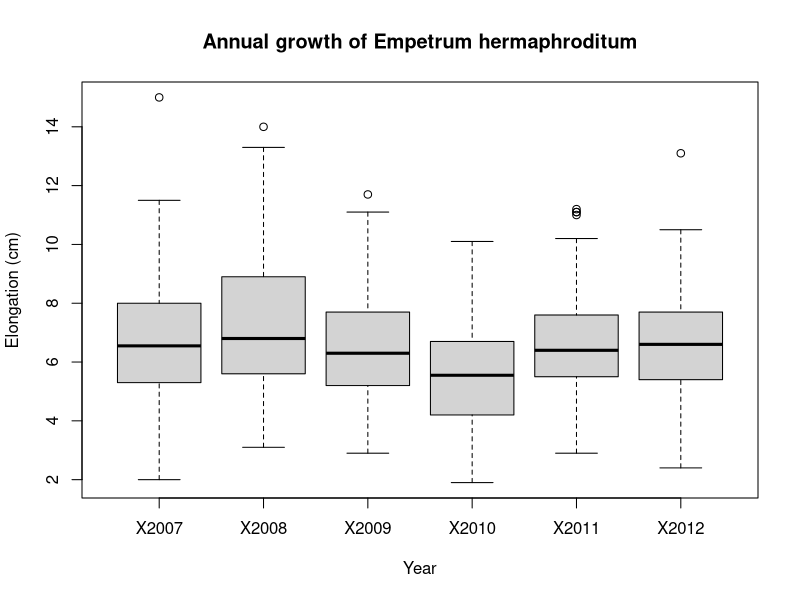
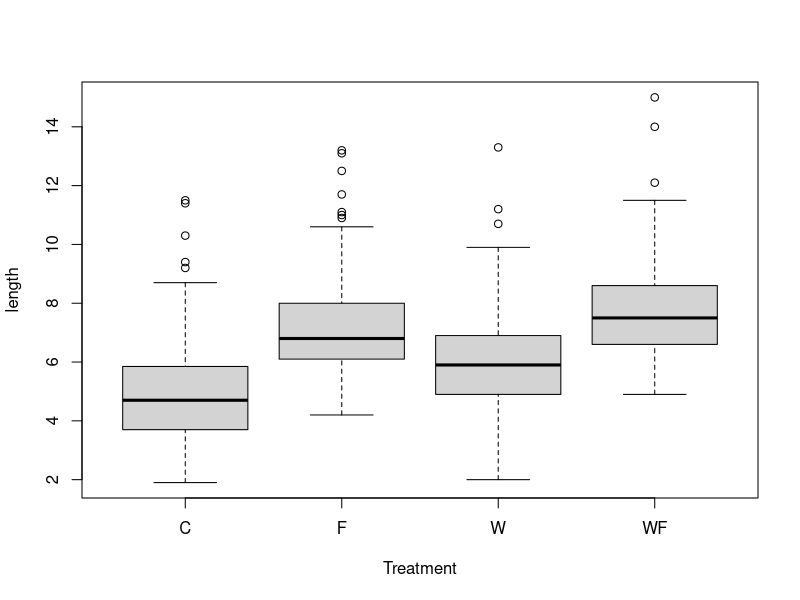
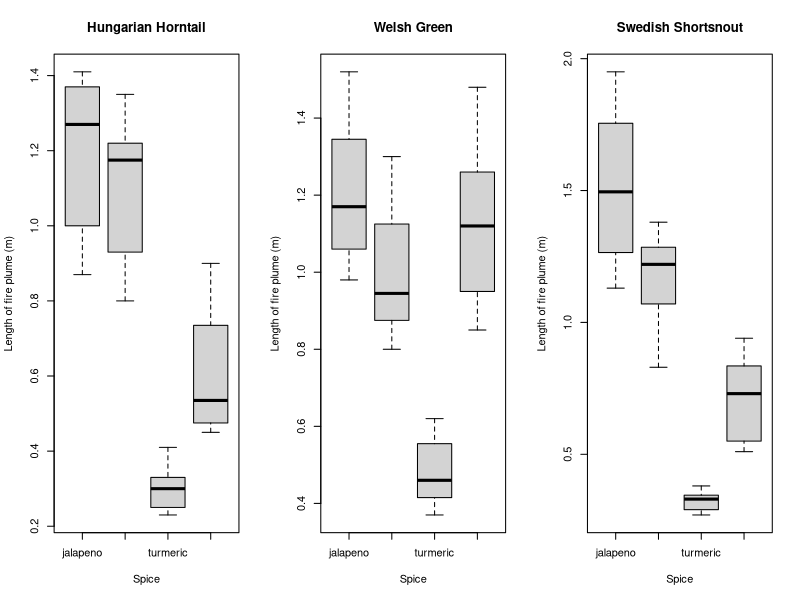

Write R code to recreate these figures, in order.
# Introduction to data manipulation in R
# Author: Elin Swank
# Date: 10/05/2023

# 1. SUBSET, EXTRACT, AND MODIFY DATA WITH R OPERATORS

# Set your working directory to where the folder is saved on your computer
setwd()
# it is already set in the R project folder/repo

# Load the elongation data
elongation <- read.csv("04_Data_manip_1/EmpetrumElongation.csv", header = TRUE)   

# Check import and preview data
head(elongation)   # first few observations
str(elongation)    # types of variables

# Let's get some information out of this object!
elongation$Indiv   # prints out all the ID codes in the dataset
length(unique(elongation$Indiv))   # returns the number of distinct shrubs in the data

# Here's how we get the value in the second row and fifth column
elongation[2,5]

# Here's how we get all the info for row number 6
elongation[6, ]

# And of course you can mix it all together!
elongation[6, ]$Indiv   # returns the value in the column Indiv for the sixth observation
# (much easier calling columns by their names than figuring out where they are!)

# Let's access the values for Individual number 603
elongation[elongation$Indiv == 603, ]


# Subsetting with one condition

elongation[elongation$Zone < 4, ]    # returns only the data for zones 2-3
elongation[elongation$Zone <= 4, ]   # returns only the data for zones 2-3-4


# This is completely equivalent to the last statement
elongation[!elongation$Zone >= 5, ]   # the ! means exclude


# Subsetting with two conditions
elongation[elongation$Zone == 2 | elongation$Zone == 7, ]    # returns only data for zones 2 and 7
elongation[elongation$Zone == 2 & elongation$Indiv %in% c(300:400), ]    # returns data for shrubs in zone 2 whose ID numbers are between 300 and 400

## CHANGING VARIABLE NAMES AND VALUES IN A DATA FRAME

# Let's create a working copy of our object
elong2 <- elongation

# Now suppose you want to change the name of a column: you can use the names() function
# Used on its own, it returns a vector of the names of the columns. Used on the left side of the assign arrow, it overwrites all or some of the names to value(s) of your choice.

names(elong2)                 # returns the names of the columns

names(elong2)[1] <- "zone"    # Changing Zone to zone: we call the 1st element of the names vector using brackets, and assign it a new value
names(elong2)[2] <- "ID"      # Changing Indiv to ID: we call the 2nd element and assign it the desired value

# Now suppose there's a mistake in the data, and the value 5.1 for individual 373 in year 2008 should really be 5.7

## - option 1: you can use row and column number
elong2[1,4] <- 5.7

## - option 2: you can use logical conditions for more control
elong2[elong2$ID == 373, ]$X2008 <- 5.7   # completely equivalent to option 1

## CREATING A FACTOR

# Let's check the classes
str(elong2)

# The zone column shows as integer data (whole numbers), but it's really a grouping factor (the zones could have been called A, B, C, etc.) Let's turn it into a factor:

elong2$zone <- as.factor(elong2$zone)        # converting and overwriting original class
str(elong2)                                  # now zone is a factor with 6 levels

## CHANGING A FACTOR'S LEVELS

levels(elong2$zone)  # shows the different factor levels

levels(elong2$zone) <- c("A", "B", "C", "D", "E", "F")   # you can overwrite the original levels with new names

# You must make sure that you have a vector the same length as the number of factors, and pay attention to the order in which they appear!

# 2. WHAT IS TIDY DATA AND HOW DO WE ACHIEVE IT

install.packages("tidyr")  # install the package
library(tidyr)             # load the package


elongation_long <- gather(elongation, Year, Length,                           # in this order: data frame, key, value
                          c(X2007, X2008, X2009, X2010, X2011, X2012))        # we need to specify which columns to gather

# Here we want the lengths (value) to be gathered by year (key)

# Let's reverse! spread() is the inverse function, allowing you to go from long to wide format
elongation_wide <- spread(elongation_long, Year, Length)

elongation_long2 <- gather(elongation, Year, Length, c(3:8))

boxplot(Length ~ Year, data = elongation_long,
        xlab = "Year", ylab = "Elongation (cm)",
        main = "Annual growth of Empetrum hermaphroditum")

# 3. EXPLORE THE MOST COMMON AND USEFUL FUNCTIONS OF dplyr

install.packages("dplyr")  # install the package
library(dplyr)              # load the package

# 3.a. rename() VARIABLES

elongation_long <- rename(elongation_long, zone = Zone, indiv = Indiv, year = Year, length = Length)     # changes the names of the columns (getting rid of capital letters) and overwriting our data frame

# As we saw earlier, the base R equivalent would have been
names(elongation_long) <- c("zone", "indiv", "year", "length")

# 3.b. filter() ROWS AND select() COLUMNS

# FILTER OBSERVATIONS

# Let's keep observations from zones 2 and 3 only, and from years 2009 to 2011

elong_subset <- filter(elongation_long, zone %in% c(2, 3), year %in% c("X2009", "X2010", "X2011")) # you can use multiple different conditions separated by commas

# For comparison, the base R equivalent would be (not assigned to an object here):
elongation_long[elongation_long$zone %in% c(2,3) & elongation_long$year %in% c("X2009", "X2010", "X2011"), ]
# NOTE: using %in% here to match a list of exact (character) values.

# SELECT COLUMNS

# Let's ditch the zone column just as an example

elong_no.zone <- dplyr::select(elongation_long, indiv, year, length)   # or alternatively
elong_no.zone <- dplyr::select(elongation_long, -zone) # the minus sign removes the column

# For comparison, the base R equivalent would be (not assigned to an object here):
elongation_long[ , -1]  # removes first column

# A nice hack! select() lets you rename and reorder columns on the fly
elong_no.zone <- dplyr::select(elongation_long, Year = year, Shrub.ID = indiv, Growth = length)

# Neat, uh?

# 3.c. mutate() YOUR DATASET BY CREATING NEW COLUMNS

# CREATE A NEW COLUMN

elong_total <- mutate(elongation, total.growth = X2007 + X2008 + X2009 + X2010 + X2011 + X2012)

# 3.d. groupby() CERTAIN FACTORS TO PERFORM OPERATIONS ON CHUNKS OF DATA

# GROUP DATA

elong_grouped <- group_by(elongation_long, indiv)   # grouping our dataset by individual

# 3.e. summarise() DATA WITH A RANGE OF SUMMARY STATISTICS

# SUMMARISING OUR DATA

summary1 <- summarise(elongation_long, total.growth = sum(length))
summary2 <- summarise(elong_grouped, total.growth = sum(length))

summary3 <- summarise(elong_grouped, total.growth = sum(length),
                      mean.growth = mean(length),
                      sd.growth = sd(length))

# 6. ..._join() DATASETS BASED ON SHARED ATTRIBUTES

# Load the treatments associated with each individual

treatments <- read.csv("04_Data_manip_1/EmpetrumTreatments.csv", header = TRUE, sep = ";")
head(treatments)

# Join the two data frames by ID code. The column names are spelled differently, so we need to tell the function which columns represent a match. We have two columns that contain the same information in both datasets: zone and individual ID.

experiment <- left_join(elongation_long, treatments, by = c("indiv" = "Indiv", "zone" = "Zone"))

# We see that the new object has the same length as our first data frame, which is what we want. And the treatments corresponding to each plant have been added!

experiment2 <- merge(elongation_long, treatments, by.x = c("zone", "indiv"), by.y = c("Zone", "Indiv"))  
# same result!

boxplot(length ~ Treatment, data = experiment)

### Challenge

## Load data
dragons <- read.csv('04_Data_manip_1/dragons.csv', header = TRUE)

## Clean the dataset
# Change paprika to turmeric
dragons <- rename(dragons, turmeric = paprika)


# Fix the calibration error for tabasco by horntail
correct.values  <- dragons$tabasco[dragons$species == 'hungarian_horntail'] - 30   # create a vector of corrected values
dragons[dragons$species == 'hungarian_horntail', 'tabasco'] <- correct.values      # overwrite the values in the dragons object

# OR

dragons.2 <- mutate(dragons, tabasco = ifelse(species == 'hungarian_horntail', tabasco - 30, tabasco))
# This creates (overwrites) the column tabasco using the following logic: if the species is Hungarian Horntail, 
# deduct 30 from the values in the (original) tabasco column; if the species is NOT horntail 
# (i.e. all other species), write the original values.

# Reshape the data from wide to long format
dragons_long <- gather(dragons, key = 'spice', value = 'plume', c('tabasco', 'jalapeno', 'wasabi', 'turmeric'))

# Convert the data into meters
dragons_long <- mutate(dragons_long, plume.m = plume/100)    # Creating a new column turning cm into m

# Create a subset for each species to make boxplots
horntail <- filter(dragons_long, species == 'hungarian_horntail')            # the dplyr way of filtering
green <- filter(dragons_long, species == 'welsh_green')
shortsnout <- dragons_long[dragons_long$species == 'swedish_shortsnout', ]   # maybe you opted for a base R solution instead?

# Make the boxplots
par(mfrow=c(1, 3))      # you need not have used this, but it splits your plotting device into 3 columns where the plots will appear, so all the plots will be side by side.

boxplot(plume.m ~ spice, data = horntail,
        xlab = 'Spice', ylab = 'Length of fire plume (m)',
        main = 'Hungarian Horntail')

boxplot(plume.m ~ spice, data = green,
        xlab = 'Spice', ylab = 'Length of fire plume (m)',
        main = 'Welsh Green')

boxplot(plume.m ~ spice, data = shortsnout,
        xlab = 'Spice', ylab = 'Length of fire plume (m)',
        main = 'Swedish Shortsnout')


